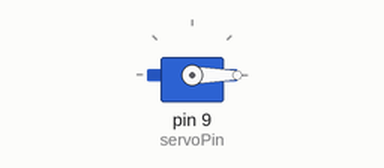
Simulated run of this sketch. Board: Arduino Uno, built with avr-gcc and run on an emulated ATmega328P. Shown: servo.

Above: at 0.05 s.
At 0.45 s:
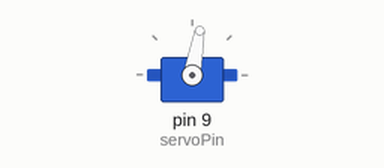
At 0.9 s:
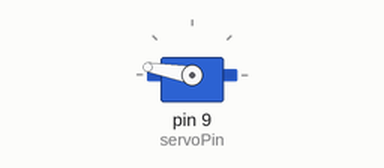
At 1.75 s:
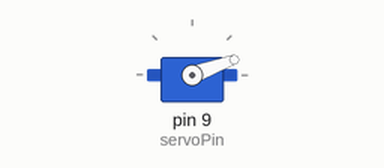
Timing chart, 0 to 4.1 s (numbered marks = the images above):
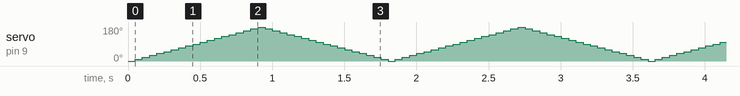

The sketch:

05-servos.ino
```cpp
#include <Servo.h>

uint8_t servoPin = 9;
uint8_t servoPos = 0;
uint8_t stepSize = 10;
bool toggle = false;

Servo servito;

void setup() {
  servito.attach(servoPin);
  Serial.begin(9600);

}

void loop() {
  // put your main code here, to run repeatedly:
  servito.write(servoPos);
  servoPos += stepSize * (toggle ? -1 : 1);
  delay(50);

  if(servoPos >= 180 || servoPos <= 0) {
    toggle = !toggle;
  }
}
```
